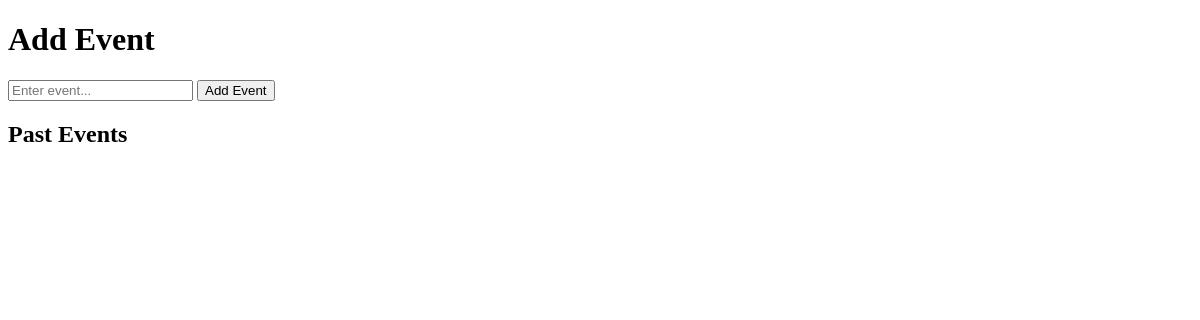
Before: / with the older database file.
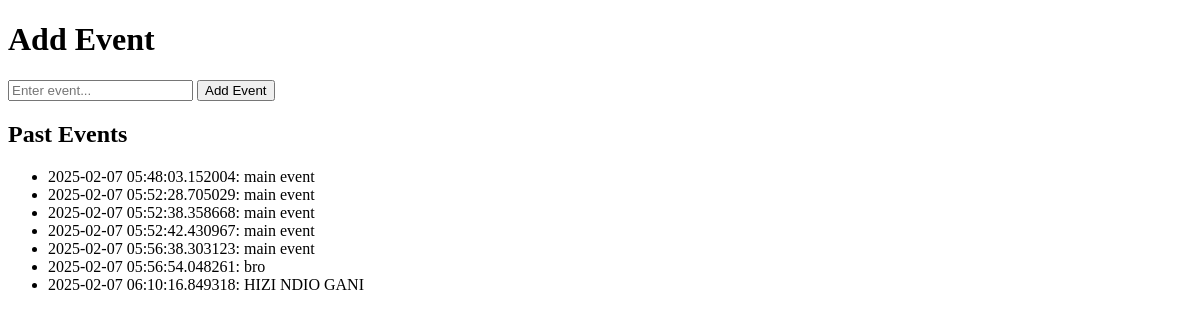
After: the same page with the newer database file.
### app.py (models this page shows)
class Event(db.Model):
    date = mapped_column(db.String, primary_key=True)
    event = mapped_column(db.String)

### app.py (the view)
@app.route('/', methods=['GET', 'POST'])
def index():
        if(request.method == 'POST'):
            db.session.add(Event(date=datetime.datetime.now().__str__(), event=request.form['eventBox']))
            db.session.commit()
            return redirect(url_for('index'))
        return render_template('index.html', eventsList=db.session.execute(db.select(Event).order_by(Event.date)).scalars()) # GET

### templates/index.html (shortened to what this page needs)
<!DOCTYPE html>
<html>
<head>
</head>
<body>
    <h1>Add Event</h1>
    <form method="POST">
        <input type="text" name="eventBox" placeholder="Enter event...">
        <button type="submit">Add Event</button>
    </form>
    <h2>Past Events</h2>
    <ul>
        {% for event in eventsList %}
            <li>{{ event.date }}: {{ event.event }}</li>
        {% endfor %}
    </ul>
</body>
</html>

Changed rows visible on the page:
added Event: date "2025-02-07 05:48:03.152004", event "main event"
added Event: date "2025-02-07 05:52:28.705029", event "main event"
added Event: date "2025-02-07 05:52:38.358668", event "main event"
added Event: date "2025-02-07 05:52:42.430967", event "main event"
added Event: date "2025-02-07 05:56:38.303123", event "main event"
added Event: date "2025-02-07 05:56:54.048261", event "bro"
added Event: date "2025-02-07 06:10:16.849318", event "HIZI NDIO GANI"
